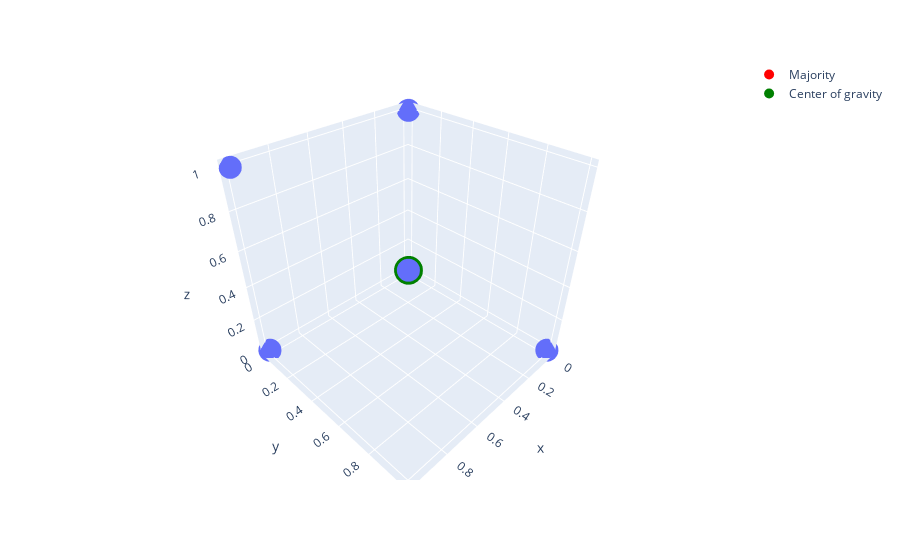

Notebook cell for this chart:
### Code cell
import plotly.express as px

box = px.scatter_3d(x=X[:,0], y=X[:,1], z=X[:,2])
box.add_scatter3d(x=[majority(X)[0]], y=[majority(X)[1]], z=[majority(X)[2]], mode='markers', marker=dict(size=10, color='red'), name='Majority'  )
box.add_scatter3d(x=[center_of_gravity(X)[0]], y=[center_of_gravity(X)[1]], z=[center_of_gravity(X)[2]], mode='markers', marker=dict(size=10, color='green'), name='Center of gravity'  )

### Figure 1 — Plotly figure (JSON) as saved in the notebook; plotly's stock layout.template omitted (floating-point values rounded to 4 significant figures)
{"data": [{"hovertemplate": "x=%{x}<br>y=%{y}<br>z=%{z}<extra></extra>", "legendgroup": "", "marker": {"color": "#636efa", "symbol": "circle"}, "mode": "markers", "name": "", "scene": "scene", "showlegend": false, "type": "scatter3d", "x": [0, 1, 1, 0, 1, 0, 0, 1], "y": [1, 1, 0, 0, 1, 0, 1, 0], "z": [0, 1, 0, 1, 1, 0, 0, 1]}, {"marker": {"color": "red", "size": 10}, "mode": "markers", "name": "Majority", "type": "scatter3d", "x": [0], "y": [0], "z": [0]}, {"marker": {"color": "green", "size": 10}, "mode": "markers", "name": "Center of gravity", "type": "scatter3d", "x": [0.5], "y": [0.5], "z": [0.5]}], "layout": {"legend": {"tracegroupgap": 0}, "margin": {"t": 60}, "scene": {"domain": {"x": [0, 1], "y": [0, 1]}, "xaxis": {"title": {"text": "x"}}, "yaxis": {"title": {"text": "y"}}, "zaxis": {"title": {"text": "z"}}}}}
